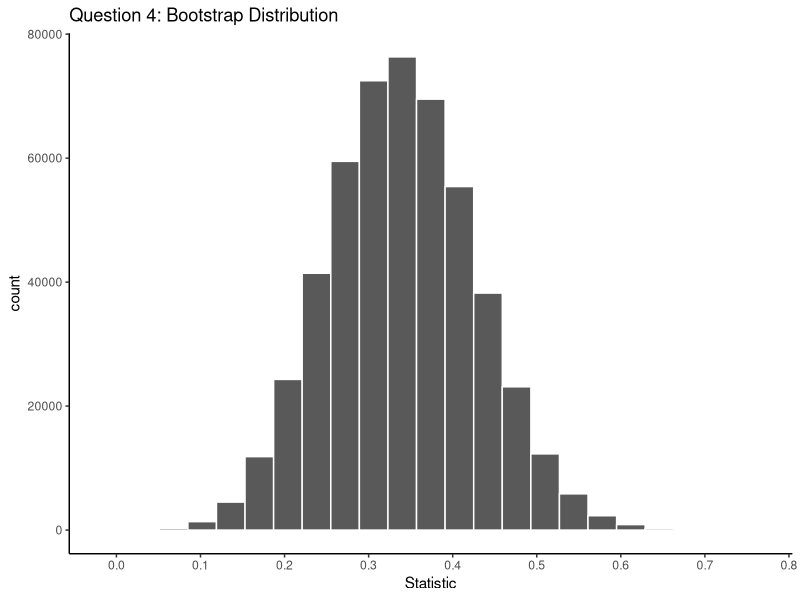

The R source for this figure:
## ---- chunk 1
# Load the necessary packages
library(tidyverse)

# Exercise 3 setup
df <- data.frame(x = replicate(500000, {
  mean(sample(c(1, 0, 0), 30, replace = T))}))
gg <- ggplot(df, aes(x)) +
  geom_histogram(color = "white", binwidth = 0.034) + 
  theme_classic() + 
  labs(title="Question 4: Bootstrap Distribution",
       x="Statistic") + 
  scale_x_continuous(breaks = seq(0, 1, by = 0.1))

## ---- chunk 2
gg
